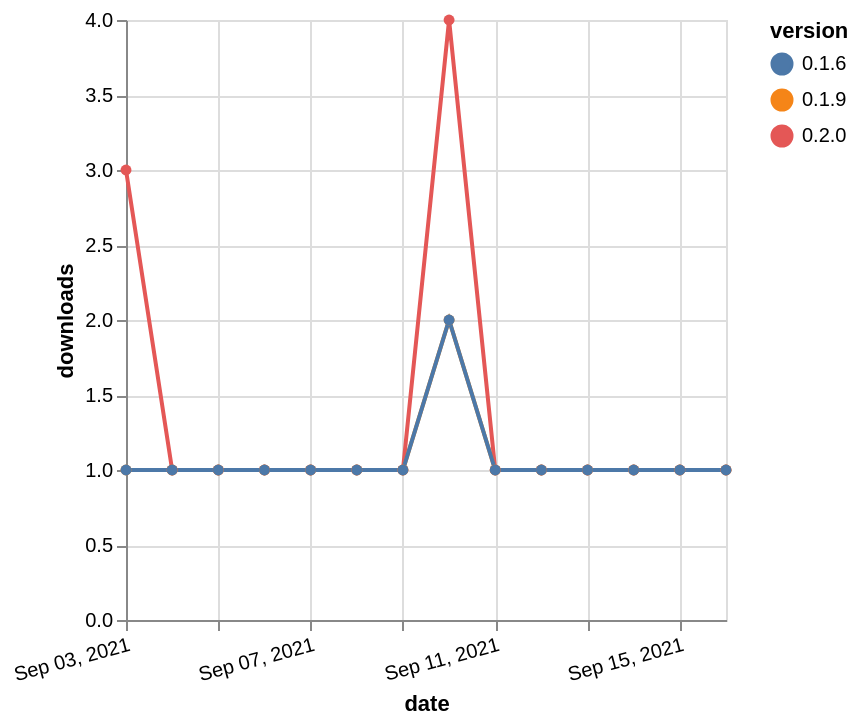

Specify this chart in Vega-Lite:
### Vega-Lite specification from a JSON file in a GitHub repository (floating-point values rounded to 4 significant figures)
{"$schema": "https://vega.github.io/schema/vega-lite/v5.json", "description": "A simple bar chart with embedded data.", "data": {"values": [{"date": "2021-09-03", "total": 125, "delta": 3, "version": "0.2.0"}, {"date": "2021-09-04", "total": 126, "delta": 1, "version": "0.2.0"}, {"date": "2021-09-05", "total": 127, "delta": 1, "version": "0.2.0"}, {"date": "2021-09-06", "total": 128, "delta": 1, "version": "0.2.0"}, {"date": "2021-09-07", "total": 129, "delta": 1, "version": "0.2.0"}, {"date": "2021-09-08", "total": 130, "delta": 1, "version": "0.2.0"}, {"date": "2021-09-09", "total": 131, "delta": 1, "version": "0.2.0"}, {"date": "2021-09-10", "total": 135, "delta": 4, "version": "0.2.0"}, {"date": "2021-09-11", "total": 136, "delta": 1, "version": "0.2.0"}, {"date": "2021-09-12", "total": 137, "delta": 1, "version": "0.2.0"}, {"date": "2021-09-13", "total": 138, "delta": 1, "version": "0.2.0"}, {"date": "2021-09-14", "total": 139, "delta": 1, "version": "0.2.0"}, {"date": "2021-09-15", "total": 140, "delta": 1, "version": "0.2.0"}, {"date": "2021-09-16", "total": 141, "delta": 1, "version": "0.2.0"}, {"date": "2021-09-03", "total": 124, "delta": 1, "version": "0.1.9"}, {"date": "2021-09-04", "total": 125, "delta": 1, "version": "0.1.9"}, {"date": "2021-09-05", "total": 126, "delta": 1, "version": "0.1.9"}, {"date": "2021-09-06", "total": 127, "delta": 1, "version": "0.1.9"}, {"date": "2021-09-07", "total": 128, "delta": 1, "version": "0.1.9"}, {"date": "2021-09-08", "total": 129, "delta": 1, "version": "0.1.9"}, {"date": "2021-09-09", "total": 130, "delta": 1, "version": "0.1.9"}, {"date": "2021-09-10", "total": 132, "delta": 2, "version": "0.1.9"}, {"date": "2021-09-11", "total": 133, "delta": 1, "version": "0.1.9"}, {"date": "2021-09-12", "total": 134, "delta": 1, "version": "0.1.9"}, {"date": "2021-09-13", "total": 135, "delta": 1, "version": "0.1.9"}, {"date": "2021-09-14", "total": 136, "delta": 1, "version": "0.1.9"}, {"date": "2021-09-15", "total": 137, "delta": 1, "version": "0.1.9"}, {"date": "2021-09-16", "total": 138, "delta": 1, "version": "0.1.9"}, {"date": "2021-09-03", "total": 130, "delta": 1, "version": "0.1.6"}, {"date": "2021-09-04", "total": 131, "delta": 1, "version": "0.1.6"}, {"date": "2021-09-05", "total": 132, "delta": 1, "version": "0.1.6"}, {"date": "2021-09-06", "total": 133, "delta": 1, "version": "0.1.6"}, {"date": "2021-09-07", "total": 134, "delta": 1, "version": "0.1.6"}, {"date": "2021-09-08", "total": 135, "delta": 1, "version": "0.1.6"}, {"date": "2021-09-09", "total": 136, "delta": 1, "version": "0.1.6"}, {"date": "2021-09-10", "total": 138, "delta": 2, "version": "0.1.6"}, {"date": "2021-09-11", "total": 139, "delta": 1, "version": "0.1.6"}, {"date": "2021-09-12", "total": 140, "delta": 1, "version": "0.1.6"}, {"date": "2021-09-13", "total": 141, "delta": 1, "version": "0.1.6"}, {"date": "2021-09-14", "total": 142, "delta": 1, "version": "0.1.6"}, {"date": "2021-09-15", "total": 143, "delta": 1, "version": "0.1.6"}, {"date": "2021-09-16", "total": 144, "delta": 1, "version": "0.1.6"}]}, "width": "container", "mark": {"type": "line", "point": {"filled": true}}, "encoding": {"x": {"field": "date", "type": "temporal", "timeUnit": "yearmonthdate", "title": "date", "axis": {"labelAngle": -15}}, "y": {"field": "delta", "type": "quantitative", "title": "downloads"}, "color": {"field": "version", "type": "nominal"}, "tooltip": {"field": "delta"}}}
